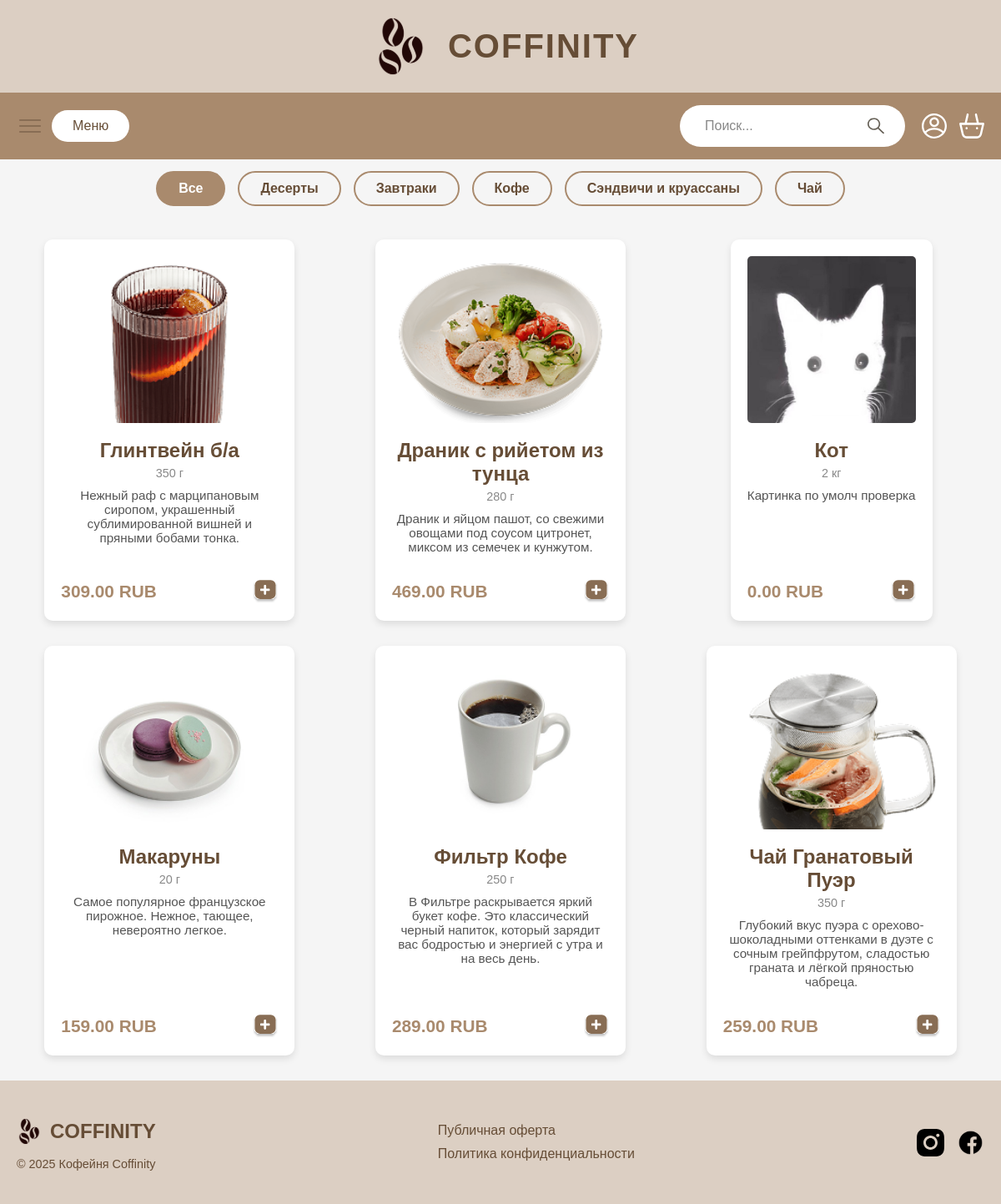
Page /catalog/ on the committed database.
### CoffeeHouse/models.py (models this page shows, shortened)
class CategoriesOfProducts(models.Model):
    category_name = models.CharField("Название категории", max_length=100)
    class Meta:
        verbose_name = "Категория товаров"
        verbose_name_plural = "Категории товаров"

class Products(models.Model):
    name = models.CharField("Название", max_length=100)
    price = models.DecimalField("Цена", max_digits=10, decimal_places=2)
    category = models.ForeignKey(
        CategoriesOfProducts,
        on_delete=models.CASCADE,
        verbose_name="Категория"
    )
    image = models.ImageField("Изображение", upload_to='products/', null=True, blank=True)
    description = models.TextField("Описание", null=True, blank=True)
    weight_volume = models.CharField("Вес/Объем", max_length=50, null=True, blank=True)
    class Meta:
        verbose_name = "Товар"
        verbose_name_plural = "Товары"

### CoffeeHouse/views.py (the view)
# urls.py: path('', root, name='main-catalog'),
def catalog(request):
    products = Products.objects.all().order_by('name')
    all_categories = CategoriesOfProducts.objects.all().order_by('category_name')
    selected_category_id = request.GET.get('category')
    if selected_category_id:
        try:
            selected_category = CategoriesOfProducts.objects.get(id=selected_category_id)
            products = products.filter(category=selected_category) # фильтруем продукты по выбранной категории
        except CategoriesOfProducts.DoesNotExist:
            pass
    search_query = request.GET.get('search')
    if search_query:
        products = products.filter(name__icontains=search_query)
    return render(request, 'catalog.html', {
        'products': products,
        'categories': all_categories,
        'selected_category_id': int(selected_category_id) if selected_category_id else None,
        'search_query': search_query,
    })

### CoffeeHouse/templates/catalog.html
{% extends 'base.html' %}
{% load static %}
{%block main%}
<main class="catalog-main">
    <div class="filters-container">
        <a href="{% url 'catalog' %}{% if search_query %}?search={{ search_query }}{% endif %}" class="filter-btn {% if not selected_category_id %}active{% endif %}">Все</a>
        {% for category in categories %}
            <a href="{% url 'catalog' %}?category={{ category.id }}{% if search_query %}&search={{ search_query }}{% endif %}"
               class="filter-btn {% if selected_category_id == category.id %}active{% endif %}">
                {{ category.category_name }}
            </a>
        {% endfor %}
    </div>
    <div class="products-grid">
        {% for product in products %}
        <div class="product-card">
            <a href="{% url 'product_detail' pk=product.pk %}" class="product-card-link-content">
                {% if product.image %}
                <img src="{{ product.image.url }}" alt="{{ product.name }}" class="product-image">
                {% else %}
                <img src="{% static 'CoffeeHouse/images/umolch.jpg' %}" alt="{{ product.name }}" class="product-image">
                {% endif %}
                <h3 class="product-name">{{ product.name }}</h3>
                <p class="product-weight-volume">{{ product.weight_volume }}</p>
                <p class="product-description">{{ product.description }}</p>
            </a>
            <div class="product-bottom">
                <span class="product-price">{{ product.price }} RUB</span>
                <button class="add-to-cart-btn">
                    <img src="{% static 'CoffeeHouse/images/dobavCor.svg' %}" alt="Добавить в корзину">
                </button>
            </div>
        </div>
        {% empty %}
        <p class="no-products-message">Товары по вашему запросу не найдены.</p>
        {% endfor %}
    </div>
</main>
{%endblock%}

### CoffeeHouse/static/CoffeeHouse/css/style.css (style rules this page uses)
* { margin: 0; padding: 0; box-sizing: border-box; }
body { font-family: Arial, sans-serif; background-color: #f5f5f5; min-height: 100vh; display: flex; flex-direction: column; padding-top: 155px; }
.menu-btn, .hero-menu-btn, .header-logo-link, .footer-logo-link, .footer-link, .filter-btn { text-decoration: none; }
.catalog-main { max-width: 1200px; margin: 30px auto; padding: 0 20px; }
.filters-container { display: flex; flex-wrap: wrap; gap: 15px; margin-top: 50px; margin-bottom: 40px; justify-content: center; }
.filter-btn { display: block; padding: 10px 25px; border: 2px solid rgba(169, 138, 109, 1); border-radius: 25px; background-color: transparent; color: rgba(102, 77, 54, 1); font-size: 1rem; font-weight: bold; transition: all 0.3s ease; white-space: nowrap; }
.filter-btn.active { background-color: rgba(169, 138, 109, 1); color: white; }
.products-grid { display: grid; grid-template-columns: repeat(auto-fit, minmax(280px, 1fr)); gap: 30px; justify-items: center; }
.product-card { background-color: white; border-radius: 10px; box-shadow: 0 4px 8px rgba(0, 0, 0, 0.1); overflow: hidden; display: flex; flex-direction: column; padding: 20px; text-align: center; max-width: 300px; }
.product-card-link-content { text-decoration: none; color: inherit; display: block; flex-grow: 1; padding-bottom: 15px; }
.product-image { width: 100%; height: 200px; object-fit: cover; border-radius: 5px; margin-bottom: 15px; }
.product-name { font-size: 1.5rem; color: #664d36; margin-bottom: 5px; }
.product-weight-volume { font-size: 0.9rem; color: #888; margin-bottom: 10px; }
.product-description { font-size: 0.95rem; color: #555; margin-bottom: 15px; flex-grow: 1; }
.product-bottom { display: flex; justify-content: space-between; align-items: center; margin-top: auto; }
.product-price { font-size: 1.3rem; font-weight: bold; color: #A98A6D; }
.add-to-cart-btn { background-color: transparent; border: none; cursor: pointer; padding: 0; line-height: 0; }
.add-to-cart-btn img { width: 30px; height: 30px; transition: transform 0.2s ease; }

### rows in the picture
CategoriesOfProducts: category_name "Десерты"
CategoriesOfProducts: category_name "Завтраки"
CategoriesOfProducts: category_name "Кофе"
CategoriesOfProducts: category_name "Сэндвичи и круассаны"
CategoriesOfProducts: category_name "Чай"
Products: image (picture), name "Глинтвейн б/а", weight_volume "350 г", description "Нежный раф с марципановым сиропом, украшенный сублимированной вишней и пряными бобами тонка.", price "309.00"
Products: image (picture), name "Драник с рийетом из тунца", weight_volume "280 г", description "Драник и яйцом пашот, со свежими овощами под соусом цитронет, миксом из семечек и кунжутом.", price "469.00"
Products: name "Кот", weight_volume "2 кг", description "Картинка по умолч проверка", price "0.00"
Products: image (picture), name "Макаруны", weight_volume "20 г", description "Самое популярное французское пирожное. Нежное, тающее, невероятно легкое.", price "159.00"
Products: image (picture), name "Фильтр Кофе", weight_volume "250 г", description "В Фильтре раскрывается яркий букет кофе. Это классический черный напиток, который зарядит вас бодростью и энергией с утра и на весь день.", price "289.00"
Products: image (picture), name "Чай Гранатовый Пуэр", weight_volume "350 г", description "Глубокий вкус пуэра с орехово-шоколадными оттенками в дуэте с сочным грейпфрутом, сладостью граната и лёгкой пряностью чабреца.", price "259.00"
